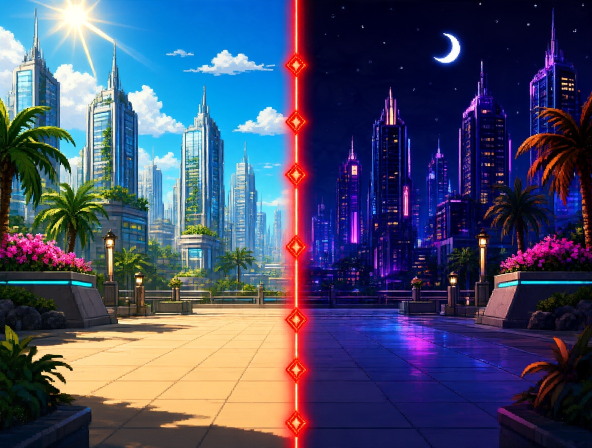
#> input picture arte-fonte/mapas-novos/Metropole dia e noite.jpg, 1184 x 896 px (shown at 1/2 size)
$ python build_mapas_novos.py
#> lines starting #> are read from the running program, lines starting #| are printed output that depends on the picture
#!/usr/bin/env python3
"""Mapas novos do dono (arte-fonte/mapas-novos/*.jpg, 1184x896) -> assets/maps/*.jpg
960x540. Corta em 16:9 com o chao onde os lutadores pisam (y 458 de 540).
Uso: python3 tools/build_mapas_novos.py
"""
from pathlib import Path

from PIL import Image

ROOT = Path(__file__).resolve().parents[1]
SRC = ROOT / 'arte-fonte/mapas-novos'
TOR = ROOT / 'arte-fonte/mapas-torneio'
# (arquivo, saida, y do chao na arte original onde o pe do lutador fica)
MAPS = [
    ('Metropole dia e noite.jpg', 'metropole-dia-noite.jpg', 760),
    ('Churrasco na laje.jpg', 'churrasco-laje.jpg', 740),
    ('Data center abandonado.jpg', 'datacenter-abandonado.jpg', 770),
    # mapas do TORNEIO (pasta arte-fonte/mapas-torneio/ do dono)
    (TOR / 'Praça hello word.jpg', 'torneio-praca-hello-world.jpg', 820),
    (TOR / 'Floresta de dependencias.jpg', 'torneio-floresta-dependencias.jpg', 820),
    (TOR / 'ponte do cache.jpg', 'torneio-ponte-do-cache.jpg', 575),
    (TOR / 'fabrica de builds.jpg', 'torneio-fabrica-de-builds.jpg', 800),
    (TOR / 'cidade git destruída.jpg', 'torneio-cidade-git.jpg', 860),
    (TOR / 'Fortaleza do Dev.jpg', 'torneio-fortaleza-do-dev.jpg', 790),
]
for src, out, foot in MAPS:
    im = Image.open(src if isinstance(src, Path) else SRC / src).convert('RGB')
#> im is the input picture: PIL image 1184x896 RGB; mean R, G, B 71.5, 76.8, 104.9
    w, h = im.size
#> w = 1184; h = 896
    ch = round(w * 9 / 16)
#> ch = 666
    y0 = max(0, min(h - ch, round(foot - ch * 458 / 540)))
#> y0 = 195
    im.crop((0, y0, w, y0 + ch)).resize((960, 540), Image.LANCZOS).save(ROOT / 'assets/maps' / out, quality=88, optimize=True)
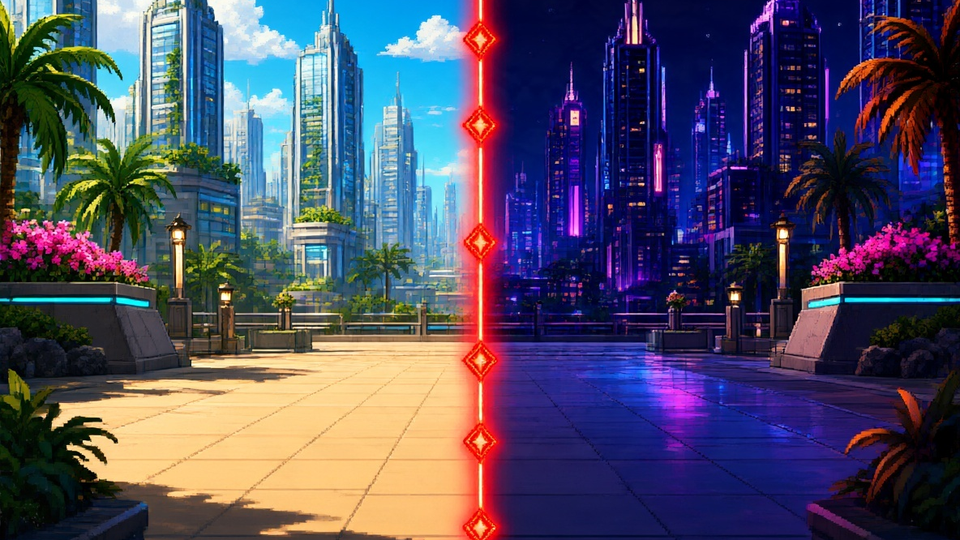
#> saved as metropole-dia-noite.jpg: PIL image 960x540 RGB; mean R, G, B 80, 76.4, 99
    print(out, 'y0', y0)
#| metropole-dia-noite.jpg y0 195
#> pass 2 of the loop `for src, out, foot in MAPS:`:
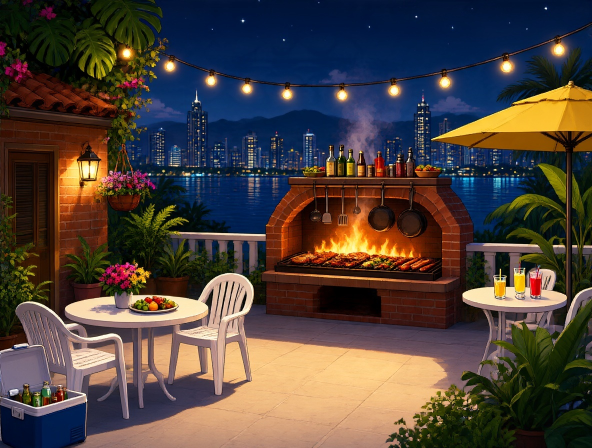
#> input picture arte-fonte/mapas-novos/Churrasco na laje.jpg, 1184 x 896 px (shown at 1/2 size)
#> im is the input picture: PIL image 1184x896 RGB; mean R, G, B 77.9, 66.1, 59.9
#> `im.crop((0, y0, w, y0 + ch)).resize((960, 540), Image.LANCZOS).save(RO..`:
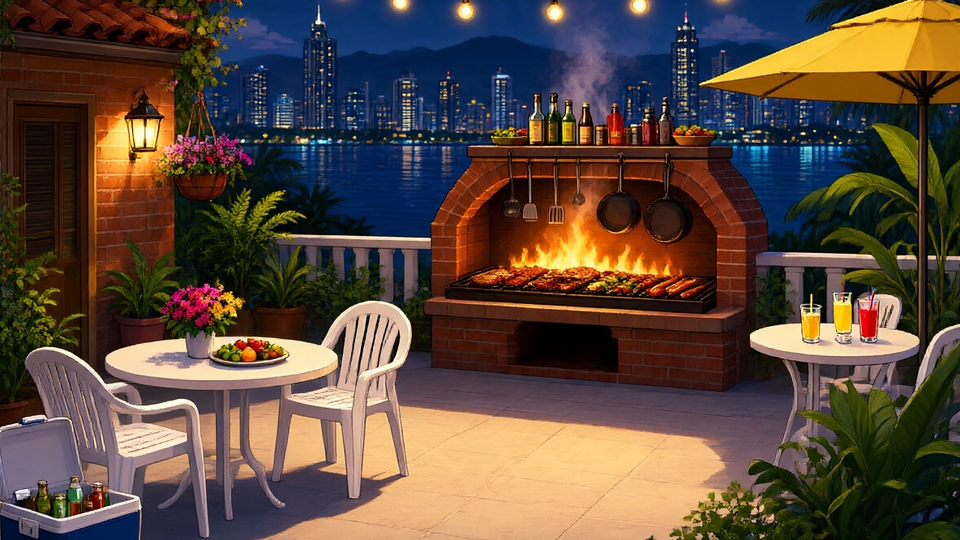
#> saved as churrasco-laje.jpg: PIL image 960x540 RGB; mean R, G, B 91.1, 73, 60.4
#| churrasco-laje.jpg y0 175
#> pass 3 of the loop `for src, out, foot in MAPS:`:
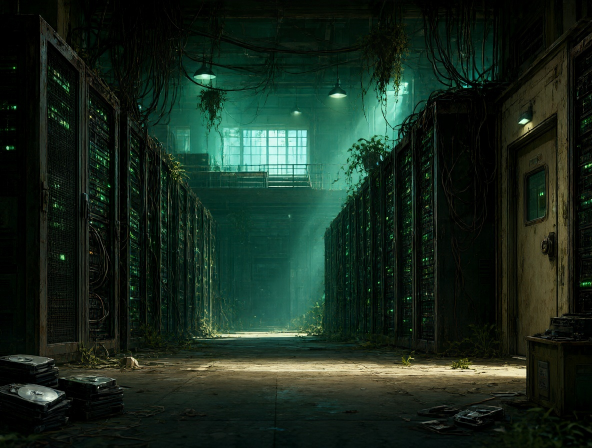
#> input picture arte-fonte/mapas-novos/Data center abandonado.jpg, 1184 x 896 px (shown at 1/2 size)
#> im is the input picture: PIL image 1184x896 RGB; mean R, G, B 24.1, 40.9, 29.4
#> `im.crop((0, y0, w, y0 + ch)).resize((960, 540), Image.LANCZOS).save(RO..`:
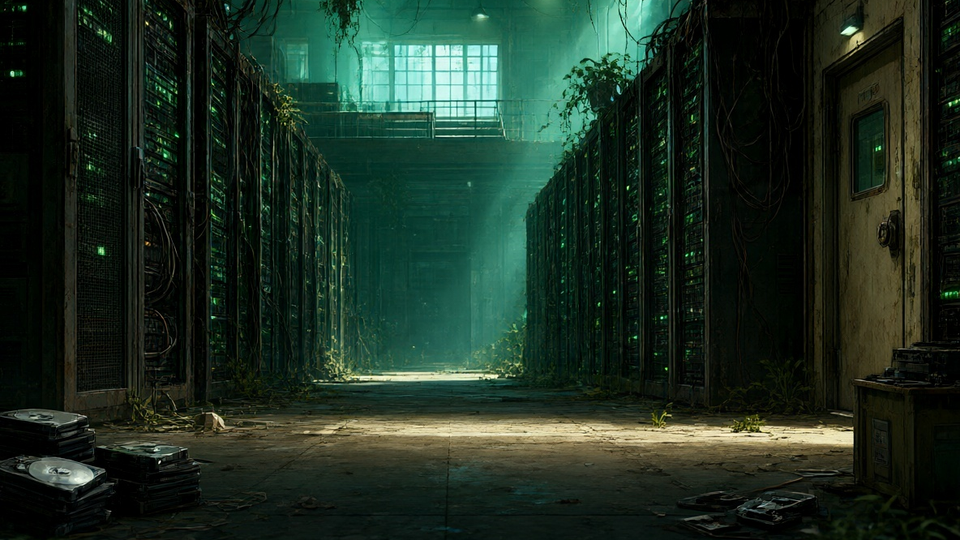
#> saved as datacenter-abandonado.jpg: PIL image 960x540 RGB; mean R, G, B 29.1, 46.7, 34.3
#| datacenter-abandonado.jpg y0 205
#> (the run stopped early here; a loop or call above may not have finished)
